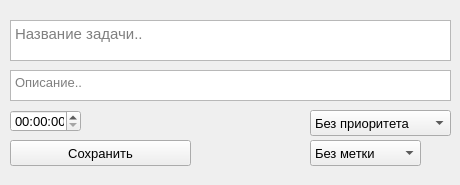
<?xml version="1.0" encoding="UTF-8"?>
<ui version="4.0">
 <class>Form</class>
 <widget class="QWidget" name="Form">
  <property name="geometry">
   <rect>
    <x>0</x>
    <y>0</y>
    <width>460</width>
    <height>185</height>
   </rect>
  </property>
  <property name="windowTitle">
   <string>Редактирование задачи</string>
  </property>
  <property name="windowIcon">
   <iconset>
    <normaloff>../additional_content/images/window_logo.png</normaloff>../additional_content/images/window_logo.png</iconset>
  </property>
  <widget class="QPlainTextEdit" name="task_description">
   <property name="geometry">
    <rect>
     <x>10</x>
     <y>70</y>
     <width>441</width>
     <height>31</height>
    </rect>
   </property>
   <property name="font">
    <font>
     <pointsize>10</pointsize>
    </font>
   </property>
   <property name="placeholderText">
    <string>Описание..</string>
   </property>
  </widget>
  <widget class="QComboBox" name="set_tag">
   <property name="geometry">
    <rect>
     <x>310</x>
     <y>140</y>
     <width>111</width>
     <height>26</height>
    </rect>
   </property>
   <property name="font">
    <font>
     <pointsize>10</pointsize>
    </font>
   </property>
   <property name="iconSize">
    <size>
     <width>20</width>
     <height>20</height>
    </size>
   </property>
   <item>
    <property name="text">
     <string>Без метки</string>
    </property>
    <property name="icon">
     <iconset>
      <normaloff>../icons/other/tag.png</normaloff>../icons/other/tag.png</iconset>
    </property>
   </item>
  </widget>
  <widget class="QPushButton" name="btn_save">
   <property name="geometry">
    <rect>
     <x>10</x>
     <y>140</y>
     <width>181</width>
     <height>26</height>
    </rect>
   </property>
   <property name="font">
    <font>
     <pointsize>10</pointsize>
    </font>
   </property>
   <property name="text">
    <string>Сохранить</string>
   </property>
   <property name="icon">
    <iconset>
     <normaloff>../icons/instruments/save.png</normaloff>../icons/instruments/save.png</iconset>
   </property>
   <property name="iconSize">
    <size>
     <width>18</width>
     <height>18</height>
    </size>
   </property>
  </widget>
  <widget class="QComboBox" name="set_priority">
   <property name="geometry">
    <rect>
     <x>310</x>
     <y>110</y>
     <width>141</width>
     <height>26</height>
    </rect>
   </property>
   <property name="font">
    <font>
     <pointsize>10</pointsize>
    </font>
   </property>
   <property name="iconSize">
    <size>
     <width>20</width>
     <height>20</height>
    </size>
   </property>
   <item>
    <property name="text">
     <string>Без приоритета</string>
    </property>
    <property name="icon">
     <iconset>
      <normaloff>../icons/numbers/number_zero.png</normaloff>../icons/numbers/number_zero.png</iconset>
    </property>
   </item>
   <item>
    <property name="text">
     <string>Как-нибудь потом</string>
    </property>
    <property name="icon">
     <iconset>
      <normaloff>../icons/numbers/number_one.png</normaloff>../icons/numbers/number_one.png</iconset>
    </property>
   </item>
   <item>
    <property name="text">
     <string>Скоро сделаю</string>
    </property>
    <property name="icon">
     <iconset>
      <normaloff>../icons/numbers/number_two.png</normaloff>../icons/numbers/number_two.png</iconset>
    </property>
   </item>
   <item>
    <property name="text">
     <string>Очень важно</string>
    </property>
    <property name="icon">
     <iconset>
      <normaloff>../icons/numbers/number_three.png</normaloff>../icons/numbers/number_three.png</iconset>
    </property>
   </item>
  </widget>
  <widget class="QPlainTextEdit" name="task_name">
   <property name="geometry">
    <rect>
     <x>10</x>
     <y>20</y>
     <width>441</width>
     <height>41</height>
    </rect>
   </property>
   <property name="font">
    <font>
     <pointsize>11</pointsize>
    </font>
   </property>
   <property name="placeholderText">
    <string>Название задачи..</string>
   </property>
  </widget>
  <widget class="QTimeEdit" name="task_date_2">
   <property name="geometry">
    <rect>
     <x>10</x>
     <y>110</y>
     <width>71</width>
     <height>22</height>
    </rect>
   </property>
   <property name="font">
    <font>
     <pointsize>10</pointsize>
    </font>
   </property>
  </widget>
 </widget>
 <resources/>
 <connections/>
</ui>
